Frame 1 (no input): blank canvas, image omitted
Frame 60 (no input): blank canvas, image omitted
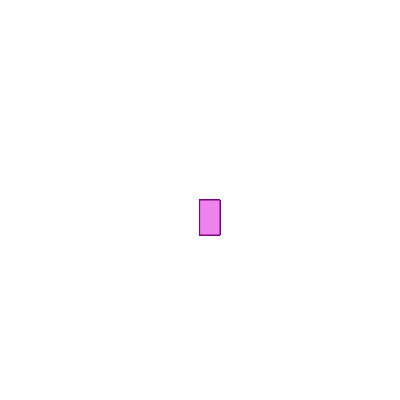
Frame 120 (the mouse pressed at the canvas centre since frame 60)

The p5.js sketch whose frames 1 and 60 were blank and that drew this single picture after the mouse press (run headless with seeded random() and noise() and a simulated clock; from frame 60 on, the mouse is pressed at the canvas centre):

// p5.js sketch
// ── sketch.js
function setup() {

    createCanvas(400, 400);
  
    background("white")
  
  }
  
  function draw() {
  
    stroke("purple");
  
    fill("violet");
  
    
  
    
  
    if (mouseIsPressed) {
  
      rect(mouseX, mouseY, 20, 35);
  
    }
  
  }
    
